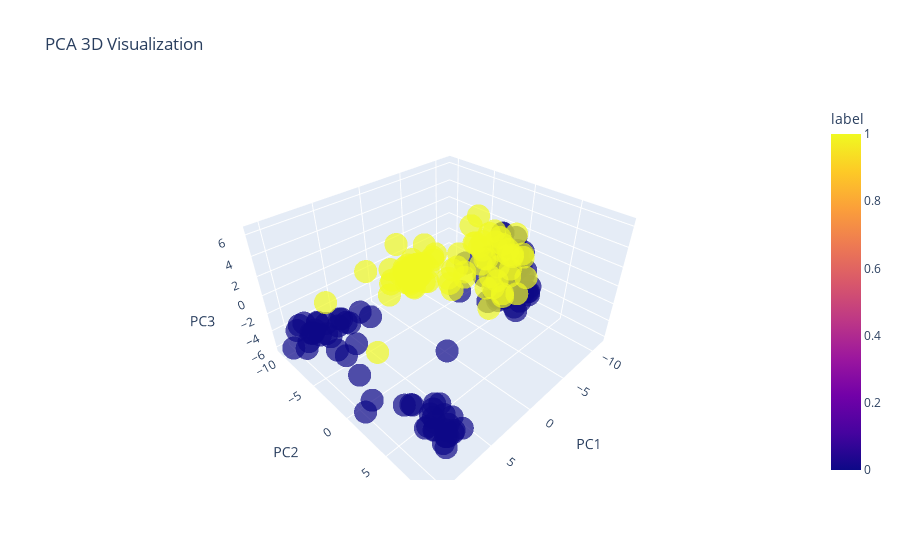

Here is the notebook cell this chart was saved with:
### Code cell
df = pd.DataFrame(features_pca, columns=['PC1', 'PC2', 'PC3'])
df['label'] = labels

df.__name__ = "df_reduced"
model_name = f"{list(model_a)[0]}_vs_{list(model_b)[0]}"

fig = px.scatter_3d(
    df, x='PC1', y='PC2', z='PC3',
    color='label',
    title='PCA 3D Visualization',
    opacity=0.7
)
fig.show()

#Salvataggio plot 3D PCA
output_dir = get_unique_output_dir(model_name=model_name, dataset_name=df.__name__)
fig.write_html(os.path.join(output_dir, "pca_3d_plot.html"))

### Figure 1 — Plotly figure (JSON) as saved in the notebook; plotly's stock layout.template omitted (floating-point values rounded to 4 significant figures; data arrays with more than 128 entries replaced by an {"elided": "..."} marker saying what was removed)
{"data": [{"hovertemplate": "PC1=%{x}<br>PC2=%{y}<br>PC3=%{z}<br>label=%{marker.color}<extra></extra>", "legendgroup": "", "marker": {"color": {"elided": "200 int values"}, "coloraxis": "coloraxis", "opacity": 0.7, "symbol": "circle"}, "mode": "markers", "name": "", "scene": "scene", "showlegend": false, "type": "scatter3d", "x": {"elided": "200 float values"}, "y": {"elided": "200 float values"}, "z": {"elided": "200 float values"}}], "layout": {"coloraxis": {"colorbar": {"title": {"text": "label"}}, "colorscale": [[0, "#0d0887"], [0.1111, "#46039f"], [0.2222, "#7201a8"], [0.3333, "#9c179e"], [0.4444, "#bd3786"], [0.5556, "#d8576b"], [0.6667, "#ed7953"], [0.7778, "#fb9f3a"], [0.8889, "#fdca26"], [1, "#f0f921"]]}, "legend": {"tracegroupgap": 0}, "scene": {"domain": {"x": [0, 1], "y": [0, 1]}, "xaxis": {"title": {"text": "PC1"}}, "yaxis": {"title": {"text": "PC2"}}, "zaxis": {"title": {"text": "PC3"}}}, "title": {"text": "PCA 3D Visualization"}}}
